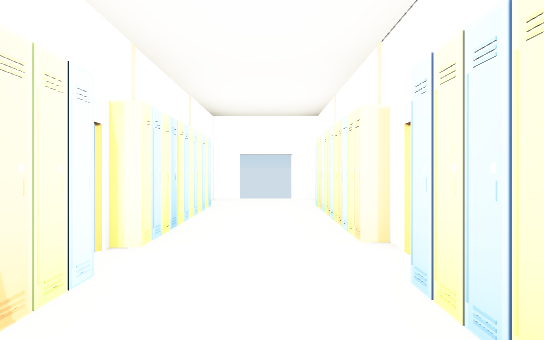
view 1 (above)

14 first-person views from a walk through a 3-D level made in the Unity game engine. The camera is 1.4 m above the floor, looks level and sees 70° across. Doors are open. The floor is counted in squares, 2 m on a side. Each view is taken from the middle of a square. On the plan, view 1 faces up. The plan holds only what a view shows up to about 11 squares ahead; the rest is blank. Some animated figures are left out.

view 2
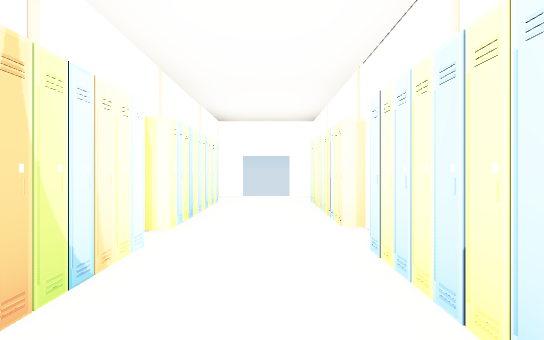

view 3
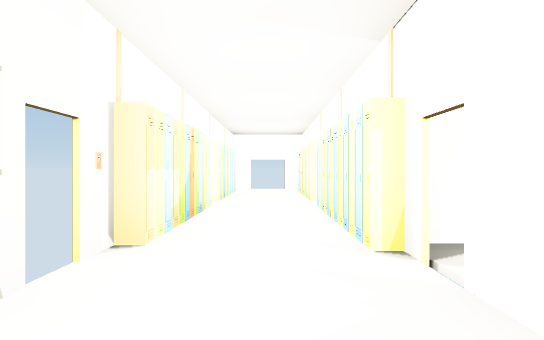

view 4
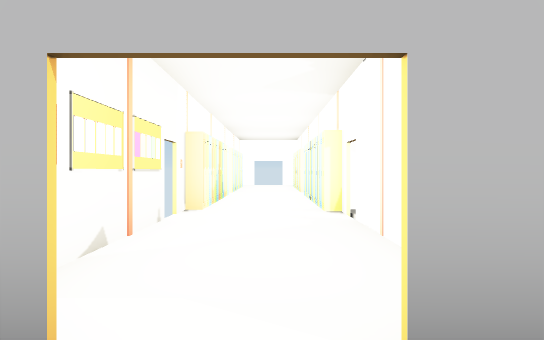

view 5
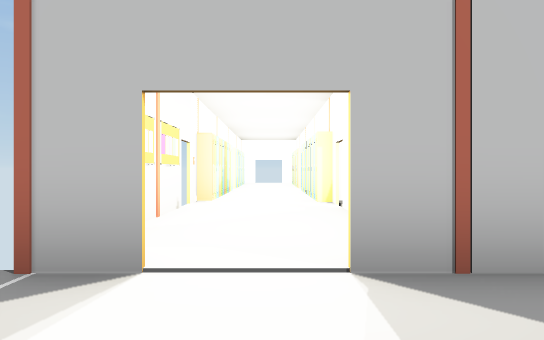

view 6
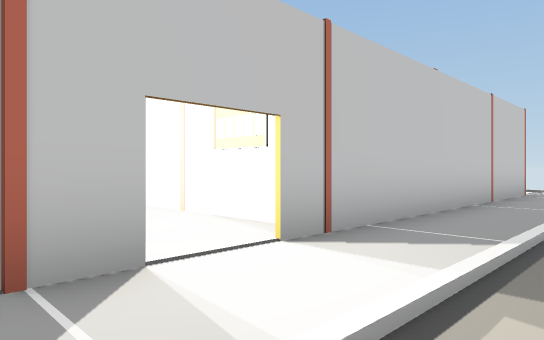

view 7
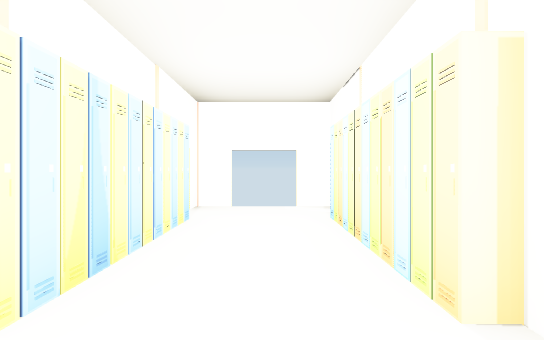

view 8
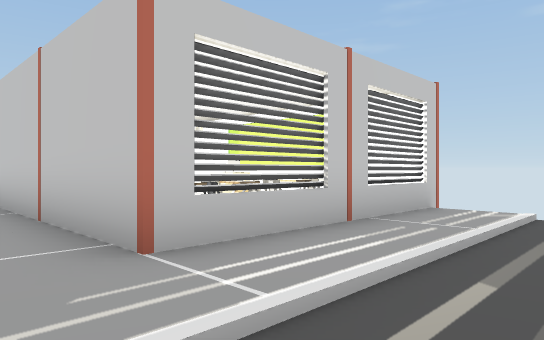

view 9
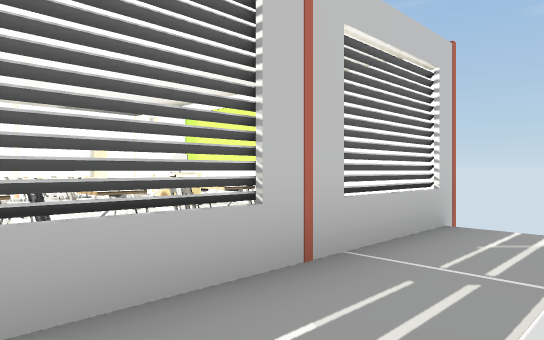

view 10
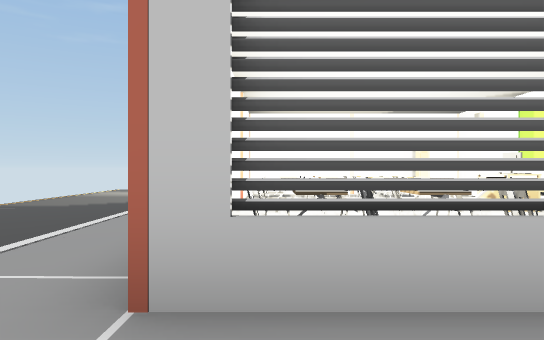

view 11
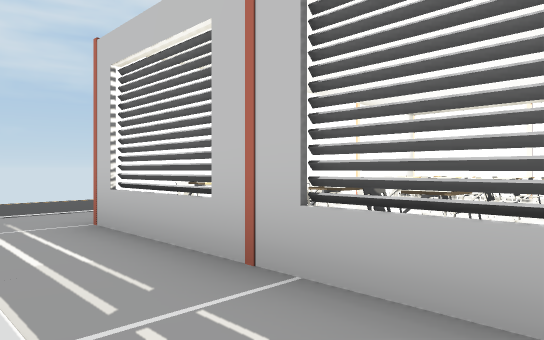

view 12
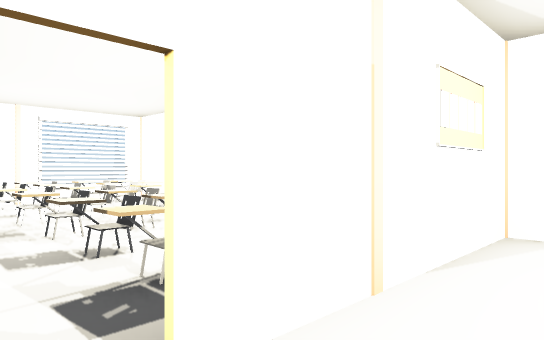

view 13
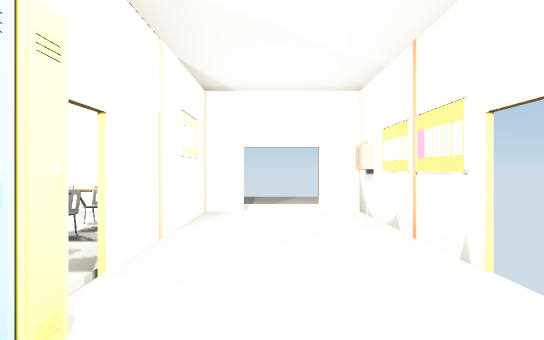

view 14
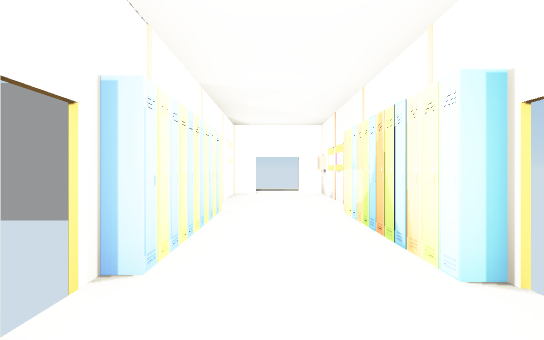

### Floor plan
Key: @ floor where view 1 was taken; # wall or solid block; x gap in a wall; . main floor; : floor 0.25 m higher than the main floor; / step, stairs or slope; D open door; = window, fence, low wall or low ledge; O other object.
Columns run from 2 left of view 1 to 12 right of it. Each row starts with its distance up from view 1.
 10  xD#
  9  D:D
  8  D:O
  7  O:O
  6  O:O
  5  O:O
  4 #O:O
  3 DD:D
  2 #O:O
  1  O:O
  0  O@O
 -1 #O:O########
 -2 D::D#  O   =:/
 -3 D::DOOOOOOO#:/
 -4 #:::OOOOOOO#:/
 -5 #::#OOOOOOO#:/.
 -6 #::#OOOOOOO#:/.
 -7 ##D#########:/
 -8  //////////// .
 -9 .............
-10  ........ ...
-11  ......   ..

Positions as (right, up) in squares from view 1, and headings:
1: (0, 0), facing up
2: (0, -1), facing up
3: (0, -5), facing up
4: (0, -8), facing up
5: (0, -9), facing up
6: (-2, -9), facing up-right
7: (0, 2), facing up
8: (12, -8), facing up-left
9: (11, -6), facing up-left
10: (11, -6), facing left
11: (11, -2), facing down-left
12: (0, -2), facing down-right
13: (0, 0), facing down
14: (0, 5), facing down
